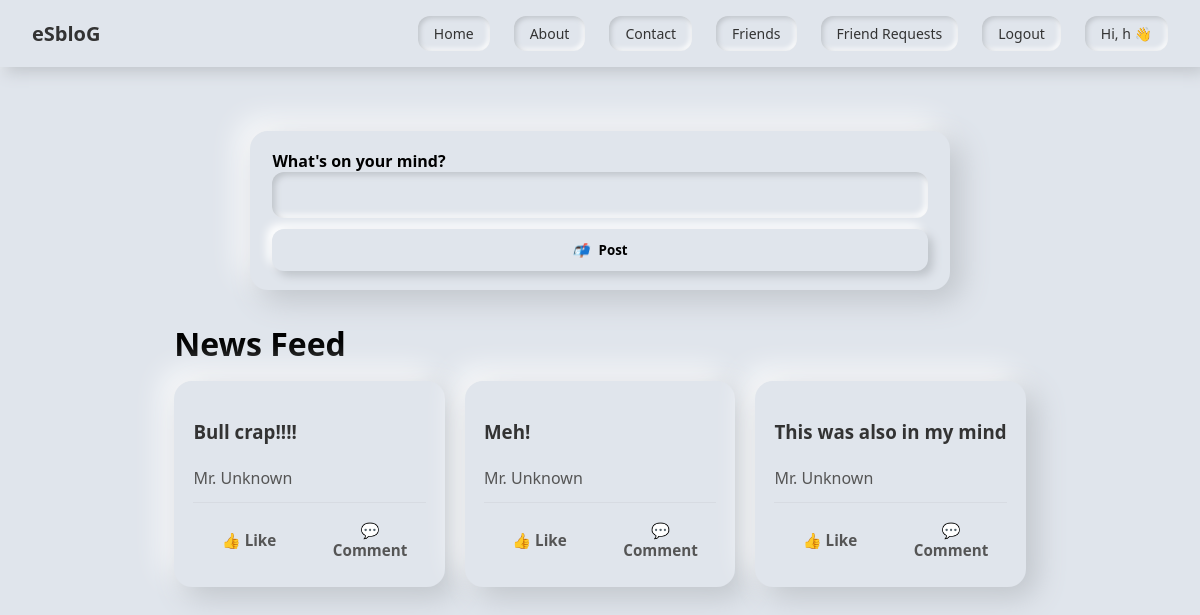
Screenshot of /dashboard/profile/ (signed in) with the database file from the repository.
### dashboard/models.py (models this page shows, shortened)
class User_posts(models.Model):
    id = models.AutoField(primary_key=True)
    u_name = models.ForeignKey(Login_info_new_p,on_delete=models.CASCADE)
    post = models.CharField(max_length=100)
    create_at = models.DateTimeField(auto_now_add=True)

### dashboard/views.py (the view)
# urls.py: path('profile/',views.profile,name="mypost"),
def profile(request):
    s_email = request.session.get('email')
    if not s_email:
        return render(request, "dashboard/landing_page.html", {"posts": []})
    log_user = get_object_or_404(Login_info_new_p, email=s_email)
    posts = User_posts.objects.filter(u_name=log_user).select_related('u_name')
    post_data = [
        (f"{log_user.fname} {log_user.lname}", post.post)
        for post in posts
    ]
    return render(request, "dashboard/profile.html", {"posts": post_data})

### dashboard/templates/dashboard/profile.html (shortened to what this page needs)
{% include "dashboard/header.html" %}
<div class="page">
  <form id="loginForm" method="POST" action="{% url 'add_post' %}" class="card composer">
    <div class="input-group">
      <label>What's on your mind?</label>
      <input type="text" name="post" required />
    </div>
    <button type="submit" class="action-btn">
      <i>📬</i> Post
    </button>
  </form>
  <h1 style="margin: 1rem 0;">News Feed</h1>
  <div class="feed-grid">
    {% for name, post in posts %}
      <div class="post-card">
        <h3 class="username">{{post}}</h3>
        <p class="content">{{ name }}</p>
        <div class="actions">
          <button class="like-btn">👍 Like</button>
          <button class="comment-btn">💬 Comment</button>
        </div>
      </div>
    {% endfor %}
  </div>
</div>
{% include "dashboard/footer.html" %}

### dashboard/templates/dashboard/header.html (style rules this page uses)
* { box-sizing: border-box; font-family: 'Segoe UI', sans-serif; }
body { background: #e0e5ec; display: flex; flex-direction: column; align-items: center; min-height: 100vh; margin: 0; }

### dashboard/templates/dashboard/profile.html (style rules this page uses)
.page { max-width: 1200px; margin: 2rem auto; padding: 0 16px; }
.card { background: #e0e5ec; padding: 1.2rem 1.4rem; border-radius: 18px; box-shadow: 10px 10px 30px #bec3c9, -10px -10px 30px #ffffff; }
.composer { margin-bottom: 2rem; max-width: 700px; margin-left: auto; margin-right: auto; }
.composer .input-group label { font-weight: 600; }
.composer .input-group input { width: 100%; padding: 0.8rem 1rem; border-radius: 12px; border: none; background: #e0e5ec; box-shadow: inset 3px 3px 6px #bec3c9, inset -3px -3px 6px #ffffff; font-size: 15px; }
.action-btn { width: 100%; padding: 0.75rem 1rem; border: none; margin-top: 0.7rem; border-radius: 12px; background: #e0e5ec; box-shadow: 5px 5px 10px #bec3c9, -5px -5px 10px #ffffff; font-weight: 700; cursor: pointer; }
.action-btn i { margin-right: 6px; }
.feed-grid { display: grid; gap: 20px; grid-template-columns: repeat(1, minmax(0, 1fr)); }
@media (min-width: 700px) { .feed-grid { grid-template-columns: repeat(2, 1fr); } }
@media (min-width: 1024px) { .feed-grid { grid-template-columns: repeat(3, 1fr); } }
.post-card { background: #e0e5ec; padding: 1.2rem; border-radius: 18px; box-shadow: 10px 10px 30px #bec3c9, -10px -10px 30px #ffffff; display: flex; flex-direction: column; justify-content: space-between; }
.username { font-weight: 700; margin-bottom: .35rem; color: #333; }
.content { color: #555; line-height: 1.5; margin-bottom: .75rem; }
.actions { display: flex; justify-content: space-between; border-top: 1px solid #d7dbe2; padding-top: .6rem; gap: 10px; }
.actions button { flex: 1; background: none; border: none; cursor: pointer; font-size: .95rem; font-weight: 600; color: #555; padding: .5rem .75rem; border-radius: 10px; transition: background .2s ease; }

### rows the page displays
User_posts: posts "Bull crap!!!!"
User_posts: posts "Meh!"
User_posts: posts "This was also in my mind"

### other values shown
{{ request.session.name }} "h"
{{ name }} "Mr. Unknown" "Mr. Unknown" "Mr. Unknown"
